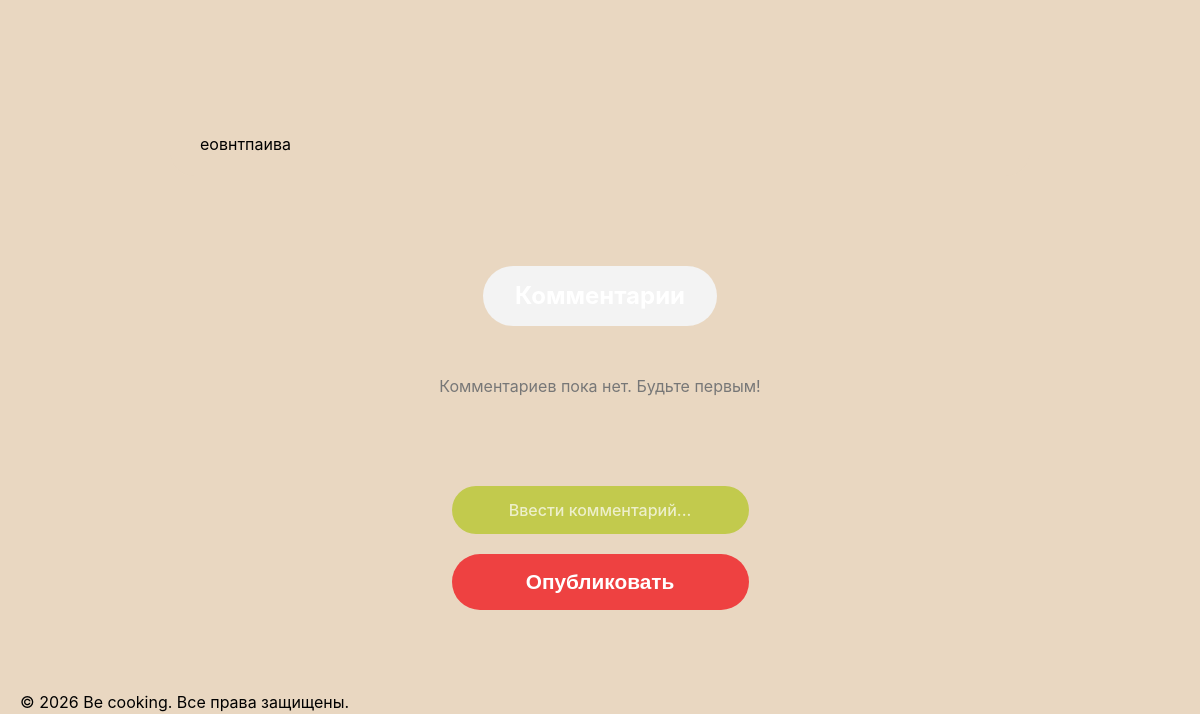
The page /recipes/4/manage (signed in, lower part) on the database as committed earlier.
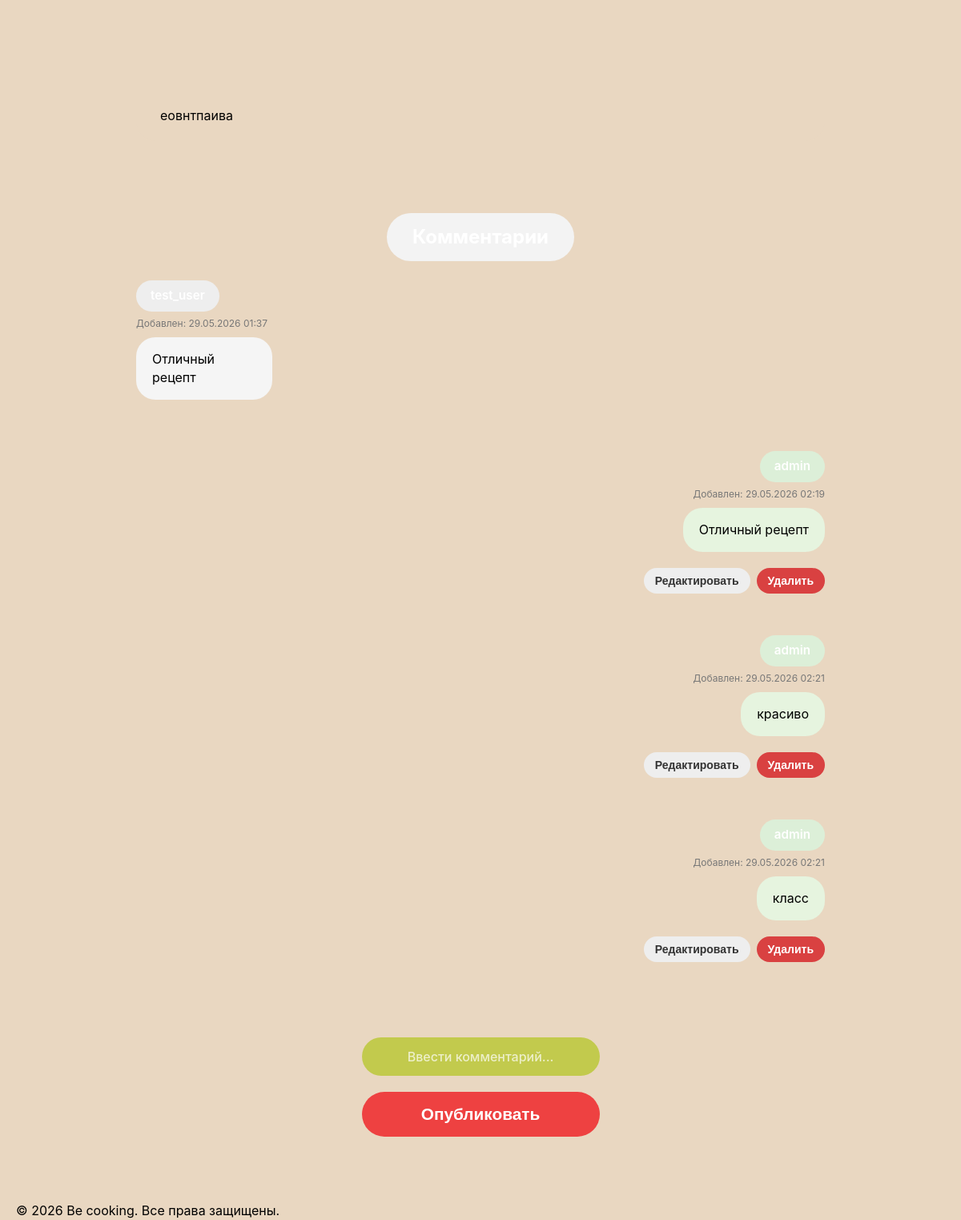
The same page on the database as committed later.
### models.py (models this page shows, shortened)
class RecipeStep(db.Model):
    __tablename__ = 'recipe_step'
    id = db.Column(db.Integer, primary_key=True)
    recipe_id = db.Column(db.Integer, db.ForeignKey('recipe.id'), nullable=False)
    step_number = db.Column(db.Integer, nullable=False)
    text = db.Column(db.Text, nullable=False)
    image_url = db.Column(db.String(300))
    __table_args__ = (
        db.UniqueConstraint('recipe_id', 'step_number', name='unique_recipe_step'),
    )

class Comment(db.Model):
    __tablename__ = 'comment'
    id = db.Column(db.Integer, primary_key=True)
    user_id = db.Column(db.Integer, db.ForeignKey('user.id'), nullable=False)
    text = db.Column(db.Text, nullable=False)
    created_at = db.Column(db.DateTime, default=datetime.utcnow)
    updated_at = db.Column(db.DateTime, default=datetime.utcnow, onupdate=datetime.utcnow)
    article_id = db.Column(db.Integer, db.ForeignKey('article.id', ondelete='CASCADE'), nullable=True)
    recipe_id = db.Column(db.Integer, db.ForeignKey('recipe.id', ondelete='CASCADE'), nullable=True)

class User(db.Model, UserMixin):
    __tablename__ = 'user'
    id = db.Column(db.Integer, primary_key=True)
    username = db.Column(db.String(100), unique=True, nullable=False)
    password_hash = db.Column(db.String(255), nullable=False)
    avatar_url = db.Column(db.String(300))
    created_at = db.Column(db.DateTime, default=datetime.utcnow)
    role = db.Column(db.Enum(UserRoleEnum), nullable=False, default=UserRoleEnum.USER)
    recipes = db.relationship('Recipe', backref='author', lazy='dynamic')
    comments = db.relationship('Comment', backref='author', lazy='dynamic')
    favorites = db.relationship('Favorite', backref='user', lazy='dynamic')
    cart_items = db.relationship('CartItem', backref='user', lazy='dynamic')
    notes = db.relationship('Note', backref='user', lazy='dynamic')
    chefs = db.relationship('Chef', backref='admin', lazy='dynamic')
    articles = db.relationship('Article', backref='author', lazy='dynamic')

### routes/recipe_routes.py (the view)
@app.route('/recipes/<int:recipe_id>/manage')
@login_required
def recipe_manage(recipe_id):
    recipe = Recipe.query.get_or_404(recipe_id)
    if recipe.author_id != current_user.id:
        abort(403)
    comments = get_recipe_comments(recipe.id)
    return render_template(
        'recipes/recipe_manage.html',
        recipe=recipe,
        comments=comments
    )

### app.py (called while the page is built)
@login_manager.user_loader
def load_user(user_id):
    return User.query.get(int(user_id))

@app.context_processor
def inject_enums():
    return dict(UserRoleEnum=UserRoleEnum)

### routes/recipe_routes.py (called while the page is built)
def get_recipe_comments(recipe_id):
    comments = (
        Comment.query
        .filter_by(recipe_id=recipe_id)
        .order_by(Comment.created_at.asc())
        .all()
    )
    for comment in comments:
        if comment.created_at and comment.updated_at:
            comment.is_edited = (comment.updated_at - comment.created_at).total_seconds() > 1
        else:
            comment.is_edited = False
    return comments

### templates/recipes/recipe_manage.html (shortened to what this page needs)
{% extends 'base/base.html' %}
{% block main_class %}recipe-manage-main{% endblock %}
{% block container_class %}recipe-manage-container{% endblock %}
{% block content %}
<div class="recipe-manage-steps-block">
    {% for step in recipe.steps %}
    {% include 'components/_step_block.html' %}
    {% endfor %}
</div>
{% include 'components/_comments_list.html' %}
{% if current_user.is_authenticated %}
<form action="{{ url_for('add_recipe_comment', recipe_id=recipe.id) }}" method="POST" class="recipe-footer-panel">
    <div class="footer-input-wrapper">
        <input
                type="text"
                name="text"
                class="footer-comment-input"
                placeholder="Ввести комментарий..."
                required
        >
    </div>
    <div class="footer-submit-wrapper">
        <button type="submit" class="footer-submit-btn">
            Опубликовать
        </button>
    </div>
</form>
{% endif %}
{% endblock %}

### templates/components/_step_block.html (shortened to what this page needs)
<div class="recipe-step-item">
    <div class="step-card">
        <div class="step-image">
        </div>
        <div class="step-text">{{ step.text }}</div>
    </div>
</div>

### templates/components/_comment_other.html (shortened to what this page needs)
<div class="comment-item comment-other">
    <div class="comment-author-pill">
    </div>
    <div class="comment-meta">
        <span>Добавлен: {{ comment.created_at.strftime('%d.%m.%Y %H:%M') }}</span>
    </div>
    <div class="comment-text-card">
        <div class="comment-text-content">{{ comment.text }}</div>
    </div>
</div>

### templates/components/_comment_self.html (shortened to what this page needs)
<div class="comment-item comment-self">
    <div class="comment-author-pill user-comment-author">
        {{ comment.author.username }}
    </div>
    <div class="comment-meta">
        <span>Добавлен: {{ comment.created_at.strftime('%d.%m.%Y %H:%M') }}</span>
    </div>
    <div class="comment-text-card comment-view-text">
        <div class="comment-text-content">{{ comment.text }}</div>
    </div>
    <div class="comment-actions">
        <button type="button" class="comment-action-btn comment-edit-btn">
            Редактировать
        </button>
        {% if recipe %}
            {% set delete_url = url_for('delete_comment', comment_id=comment.id) %}
        {% else %}
            {% set delete_url = url_for('delete_article_comment', comment_id=comment.id) %}
        {% endif %}
        <form action="{{ delete_url }}"
              method="POST"
              class="comment-delete-form"
              style="display:inline;">
            <button type="button"
                    class="comment-action-btn comment-delete-btn js-open-comment-delete-modal"
                    data-comment-text="{{ comment.text|e }}">Удалить</button>
        </form>
    </div>
</div>

Rows that differ between the two databases and show on the page:
added Comment: created_at "29.05.2026 01:37", text "Отличный рецепт"
added Comment: author.username "admin", created_at "29.05.2026 02:19", text "Отличный рецепт"
added Comment: author.username "admin", created_at "29.05.2026 02:21", text "красиво"
added Comment: author.username "admin", created_at "29.05.2026 02:21", text "класс"
Other text that changed with them:
text no longer shown: "Комментариев пока нет. Будьте первым!"
